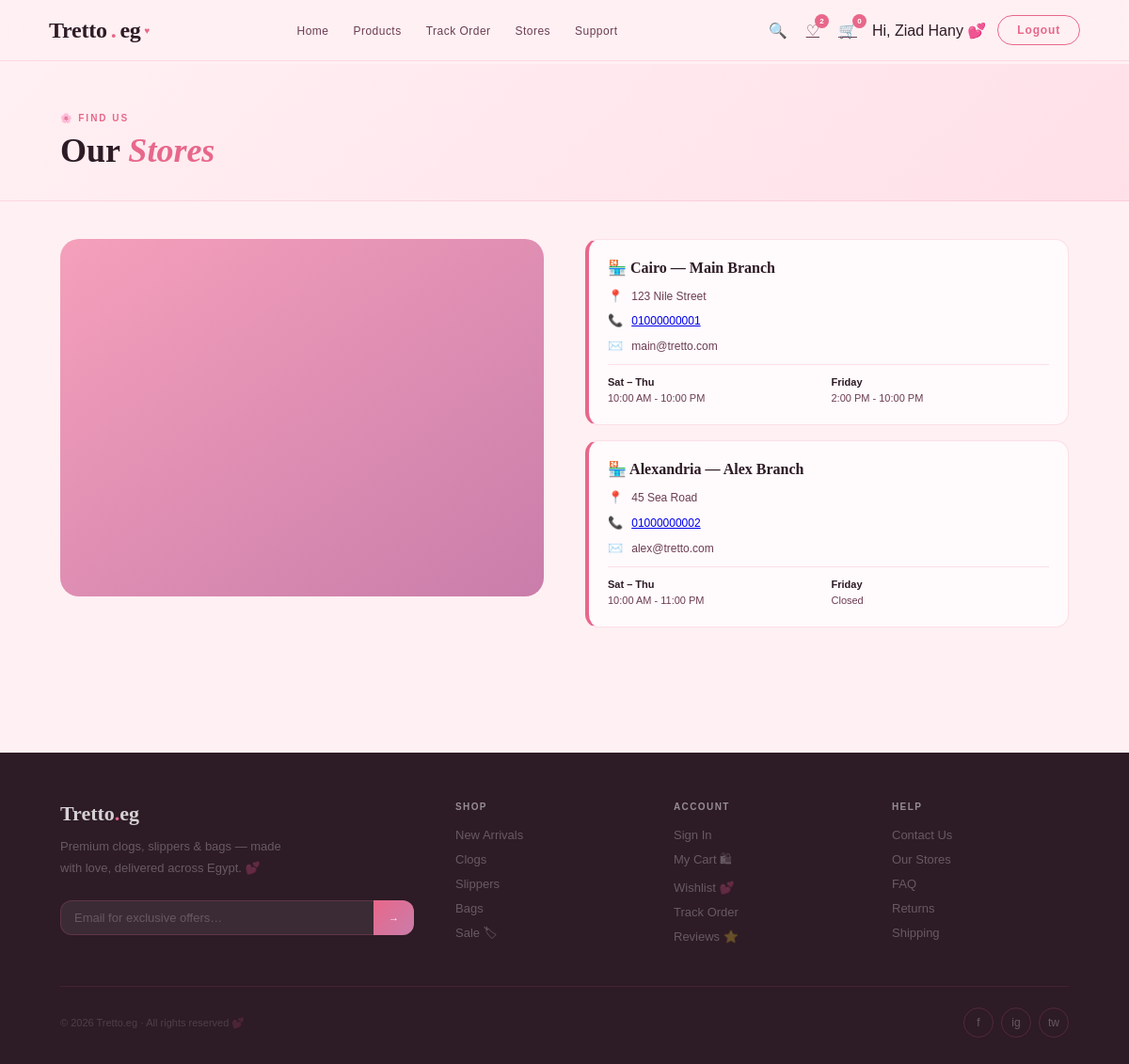
The page /MVC/View/GUI/location.php (signed in) on the database its author committed.
### tables this page shows
CREATE TABLE StoreLocation (
    BranchID INT PRIMARY KEY AUTO_INCREMENT,
    city VARCHAR(100) NOT NULL,
    name VARCHAR(100) NOT NULL,
    address VARCHAR(255) NOT NULL,
    phone VARCHAR(20) NOT NULL,
    email VARCHAR(100) NOT NULL,
    sat_thu_hours VARCHAR(100),
    friday_hours VARCHAR(100),
    map_link TEXT
);

### MVC/Controller/storelocation_Controller.php (called while the page is built)
<?php
require_once __DIR__ . '/../Model/storelocation.php';
function getLocationsForView($conn) {
    $locationModel = new Location($conn);
    return $locationModel->getAllLocations();
}
?>

### MVC/Model/storelocation.php (called while the page is built)
<?php
class Location
{
    private $db;
    public function __construct($conn)
    {
        $this->db = $conn;
    }
    public function getAllLocations()
    {
        $result = $this->db->query("SELECT * FROM StoreLocation");
        return $result->fetch_all(MYSQLI_ASSOC);
    }
}
?>

### MVC/View/GUI/location.php (the view, shortened to what this page needs)
<!DOCTYPE html>
<html lang="en">
<head>
    <link rel="stylesheet" href="../css/main.css">
    <link rel="stylesheet" href="../css/location.css">
    <link rel="stylesheet" href="../css/navbar.css">
</head>
<body>
    <?php include 'component/navbar.php'; ?>
    <?php
    require_once __DIR__ . '/../../Controller/storelocation_Controller.php';
    require_once __DIR__ . '/../../../db.php';
    $locations = getLocationsForView($conn);
    $activeMap = $locations[0]['map_link'] ?? '';
    ?>
    <div class="page" id="page-location">
        <div class="page-header">
            <div class="sec-tag">🌸 Find Us</div>
            <h1 class="sec-title">Our <em>Stores</em></h1>
        </div>
        <div class="page-wrap">
            <div class="location-layout">
                <div class="map-box">
                    <iframe id="store-map" src="<?= $activeMap ?>" width="100%" height="400" style="border:0;"
                        allowfullscreen="" loading="lazy"></iframe>
                </div>
                <div class="loc-cards">
                    <?php foreach ($locations as $loc): ?>
                        <div class="loc-card" onclick="document.getElementById('store-map').src='<?= $loc['map_link'] ?>'">
                            <div class="lc-title">🏪 <?= $loc['city'] ?> — <?= $loc['name'] ?></div>
                            <div class="lc-row"><span class="lc-ico">📍</span><span
                                    class="lc-txt"><?= $loc['address'] ?></span></div>
                            <div class="lc-row"><span class="lc-ico">📞</span><span class="lc-txt"><a
                                        href="tel:<?= $loc['phone'] ?>"><?= $loc['phone'] ?></a></span></div>
                            <div class="lc-row"><span class="lc-ico">✉️</span><span
                                    class="lc-txt"><?= $loc['email'] ?></span></div>
                            <div class="lc-hours">
                                <div class="hr-row"><span class="hr-day">Sat – Thu</span><?= $loc['sat_thu_hours'] ?></div>
                                <div class="hr-row"><span class="hr-day">Friday</span><?= $loc['friday_hours'] ?></div>
                            </div>
                        </div>
                    <?php endforeach; ?>
                </div>
            </div>
        </div>
    </div>
    <?php include 'component/footer.php'; ?>
</body>
</html>

### MVC/View/css/main.css (style rules this page uses)
*, *::before, *::after { box-sizing: border-box; margin: 0; padding: 0 }
:root { --blush: #FFF0F3; --blush2: #FFE0E8; --blush3: #FFD6E2; --rose: #E8678A; --rose-d: #C44A6D; --rose-l: #F5A0BB; --mauve: #C97DAA; --mauve-l: #E8C3D8; --nude: #F9EEE8; --nude2: #F0DDD4; --gold: #D4A8B0; --gold-a: #C9998A; --dark: #2D1B25; --mid: #6B3D52; --muted: #A07088; --white: #FFFAFC; --border: rgba(232, 103, 138, .18); --shadow: 0 8px 40px rgba(45, 27, 37, .1); }
html { scroll-behavior: smooth }
body { font-family: 'DM Sans', sans-serif; background: var(--blush); color: var(--dark); overflow-x: hidden; min-height: 100vh }
.page { padding-top: 68px; min-height: 100vh; animation: fadeIn .35s ease; position: relative; z-index: 1 }
.sec-tag { font-size: 10px; letter-spacing: .2em; text-transform: uppercase; color: var(--rose); margin-bottom: 10px; font-weight: 700 }
.sec-title { font-family: 'Playfair Display', serif; font-size: clamp(28px, 3vw, 44px); font-weight: 700; line-height: 1.1; color: var(--dark) }
.sec-title em { font-style: italic; color: var(--rose) }
.page-header { padding: 52px 64px 32px; border-bottom: 1px solid var(--border); background: linear-gradient(135deg, var(--blush) 0%, var(--blush2) 100%) }
.page-wrap { padding: 40px 64px 80px }

### MVC/View/css/location.css (style rules this page uses)
.location-layout { display: grid; grid-template-columns: 1fr 1fr; gap: 44px; align-items: start }
.map-box { background: linear-gradient(145deg, var(--rose-l), var(--mauve)); aspect-ratio: 1.35; position: relative; overflow: hidden; display: flex; align-items: center; justify-content: center; border-radius: 20px }
.loc-cards { display: flex; flex-direction: column; gap: 16px }
.loc-card { padding: 20px; background: var(--white); border: 1.5px solid var(--border); border-left: 4px solid var(--rose); border-radius: 14px }
.lc-title { font-family: 'Playfair Display', serif; font-size: 16px; font-weight: 700; color: var(--dark); margin-bottom: 12px }
.lc-row { display: flex; align-items: flex-start; gap: 9px; margin-bottom: 8px }
.lc-ico { font-size: 13px; margin-top: 1px; flex-shrink: 0 }
.lc-txt { font-size: 12px; color: var(--mid); line-height: 1.55; font-weight: 300 }
.lc-hours { display: grid; grid-template-columns: 1fr 1fr; gap: 6px; margin-top: 10px; padding-top: 10px; border-top: 1px solid var(--border) }
.hr-row { font-size: 11px; color: var(--mid); line-height: 1.5 }
.hr-day { font-weight: 700; color: var(--dark); display: block; font-size: 11px }

### rows shown on the page
storelocation: city "Cairo", name "Main Branch", address "123 Nile Street", phone "01000000001", email "main@tretto.com", sat_thu_hours "10:00 AM - 10:00 PM", friday_hours "2:00 PM - 10:00 PM"
storelocation: city "Alexandria", name "Alex Branch", address "45 Sea Road", phone "01000000002", email "alex@tretto.com", sat_thu_hours "10:00 AM - 11:00 PM", friday_hours "Closed"

### other values the page prints
$favCount "2"
$numCart "0"
$userName "Ziad Hany"
